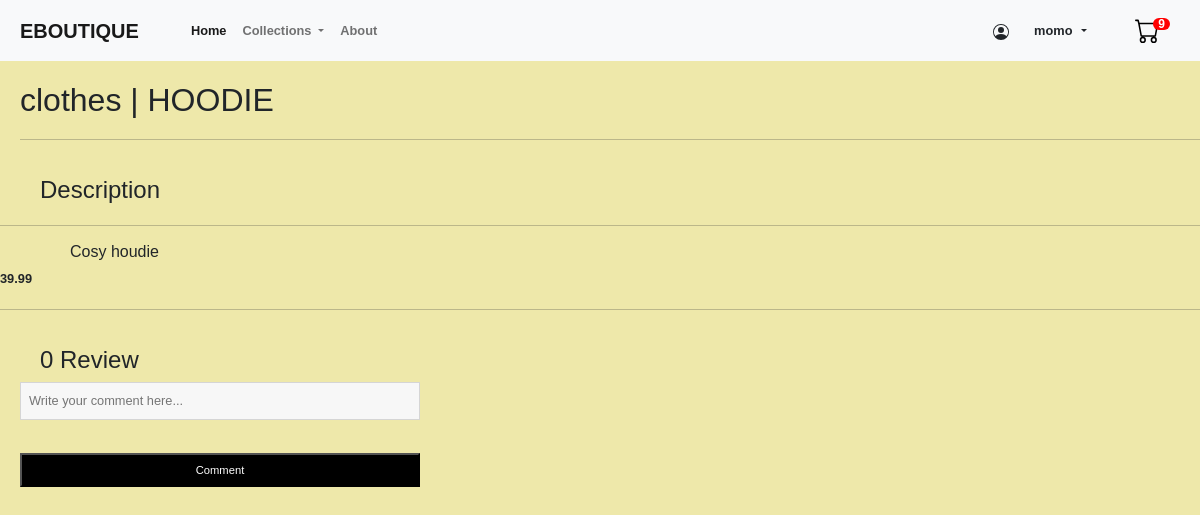
Page /eboutique/product/4 (signed in) on the committed database.
### client/models.py (models this page shows, shortened)
class Order(models.Model):
    customer = models.ForeignKey(Customer, on_delete=models.SET_NULL, null=True)
    orderdate = models.DateTimeField(auto_now_add=True)
    completed = models.BooleanField(default=False)
    @property
    def get_cart_items(self):
        orderitems = self.orderitem_set.all()
        total = sum([item.quantity for item in orderitems])
        return total

class OrderItem(models.Model):
    order = models.ForeignKey(Order, on_delete=models.CASCADE)
    product = models.OneToOneField(Product, on_delete=models.SET_NULL, null=True)
    quantity = models.PositiveSmallIntegerField(default=0, null=True)

### eboutique/models.py (models this page shows, shortened)
class Product(models.Model):
    collection = models.ForeignKey(Collection, on_delete=models.CASCADE) # put 'Collection' in case the function is underneath
    brand = models.ForeignKey(Brand, on_delete=models.CASCADE)
    title = models.CharField(max_length=100)
    description = models.TextField(null=True, blank=True)
    price = models.DecimalField(max_digits=7, decimal_places=2)
    image = models.ImageField(null=True)
    inventory = models.IntegerField()

class Collection(models.Model):
    name = models.CharField(max_length=100)
    def __str__(self):
        return self.name

### eboutique/views.py (the view, shortened to what this page needs)
# urls.py: path('product/<str:pk>', views.product, name="product"),
def product(request, pk):
    product = Product.objects.get(id=pk)
    product_messages = product.message_set.all().order_by('-created')      #get all the kids related to that parent
    comments_count = product_messages.count()
    try:
        order = Order.objects.get(customer=request.user.customer, completed=False)
    except:
        order = {}
    context = { "product": product,
                "product_messages": product_messages,
                "comments_count":comments_count,
                "order":order
                }
    return render(request, "eboutique/product.html", context)

### templates/eboutique/product.html (shortened to what this page needs)
{% extends "base.html" %}
{% block title %}
<div>
    <h2>{{product.collection}} | {{product.title}}</h2>
    <hr>
</div>
{% endblock title %}
{% block content %}
<div><h4>Description</h4></div>
<hr>
<div><h6>{{product.description}}</h6></div>
{{product.price}}
<hr>
{% if comments_count >= 2 %}
<div><h4>{{comments_count}} Reviews</h4></div>
{% else %}
<div><h4>{{comments_count}} Review</h4></div>
{% endif %}
{% if request.user.is_authenticated %}
<div class="comment-form">
    <form class="d-flex" action="" method="POST" style="display: flex; flex-direction: column; max-width: 400px;">
        <input type="text" name="body" placeholder="Write your comment here..."/>
        <button class="searchBtn btn-outline-success" type="submit">Comment</button>
    </form>
</div>
{% else %}
<p><li>You must login to add a review</li></p>
{% endif %}
{% endblock content %}

### templates/base.html (shortened to what this page needs)
<!DOCTYPE html>
{% load static %}
<link rel="stylesheet" type="text/css" href="{% static 'base.css' %}" />
<link rel="stylesheet" type="text/css" href="{% static 'eboutique/css/bootstrap.css' %}" />
<link rel="stylesheet" type="text/css" href="{% static 'eboutique/css/home.css' %}" />
<link rel="stylesheet" type="text/css" href="{% static 'client/css/cart.css' %}" />
<html lang="en">
<head>
</head>
<body>
    <header>
        <nav class="navbar navbar-expand-lg navbar-light bg-light">
            <div class="container-fluid">
              <a class="navbar-brand" href="/eboutique/">EBOUTIQUE</a>
              <div class="collapse navbar-collapse" id="navbarSupportedContent">
                <ul class="navbar-nav me-auto mb-2 mb-lg-0">
                  <li class="nav-item">
                    <a class="nav-link active" aria-current="page" href="/eboutique/">Home</a>
                  </li>
                  <li class="nav-item dropdown">
                    <a class="nav-link dropdown-toggle" href="#" id="navbarDropdown" role="button" data-bs-toggle="dropdown" aria-expanded="false">
                      Collections
                    </a>
                  </li>
                  <li class="nav-item">
                    <a class="nav-link" href="#">About</a>
                  </li>
                </ul>
                <div class="nav-item item-login">
                  {% if request.user.is_authenticated %}
                    <div class="dropdown">
                      <div class="user-logo dropdown-toggle" href="#" id="navbarDropdown" role="button" data-bs-toggle="dropdown" aria-expanded="false">
                        <i class="bi bi-person-circle">
                        </i>
                        <div>{{request.user.username}}</div>
                      </div>
                    </div>
                    <div>
                      <a href="{% url 'cart' %}">
                        <span class='badge badge-warning' id='lblCartCount'> {{order.get_cart_items}}</span>
                      </a>
                    </div>
                  {% else %}
                    <a class="nav-link" href="{% url 'login' %}">Login</a>
                  {% endif %}
                </div>
              </div>
            </div>
          </nav>
    </header>
    {% block title %}
    {% endblock %}
    {% block content %}
    {% endblock %}
</body>
</html>

### static/base.css (style rules this page uses)
.item-login { display: flex; align-items: center; padding: 10px; }
.item-login a { text-decoration: none; color: black; }
.user-logo { display: flex; align-items: center; margin-right: 20px; }
.user-logo div { margin: 0px 5px; }

### static/eboutique/css/home.css (style rules this page uses)
.d-flex { padding: 0; display: flex; align-items: center; }
.searchBtn { margin: 1px 0px 0px 0px; padding: 7px 6px; background-color: #000; border-color: #000; color: white; width: 100%; font-size: 0.7rem; }

### static/client/css/cart.css (style rules this page uses)
body { background: #eee8aa; min-height: 100vh; vertical-align: middle; font-family: sans-serif; font-size: 0.8rem; font-weight: bold }
.badge { padding-left: 9px; padding-right: 9px; -webkit-border-radius: 9px; -moz-border-radius: 9px; border-radius: 9px; }
#lblCartCount { font-size: 12px; background: #ff0000; color: #fff; padding: 0 5px; vertical-align: top; margin-left: -10px; }
a { padding: 0 1vh }
hr { margin-top: 1.25rem }
form { padding: 2vh 0 }
input { border: 1px solid rgba(0, 0, 0, 0.137); padding: 1vh; margin-bottom: 4vh; outline: none; width: 100%; background-color: rgb(247, 247, 247) }
a { color: black }

### templates/eboutique/product.html (style rules this page uses)
div { padding-left: 20px; }
h2 { padding-top: 20px; }
h4 { padding-top: 20px; padding-left: 20px; }
h6 { padding-left: 50px; }
a { color: black; }

### rows in the picture
Order: get_cart_items "9"
Product: collection "clothes", title "HOODIE", description "Cosy houdie", price "39.99"

### other values in the picture
{{ request.user.username }} "momo"
{{ comments_count }} "0"
